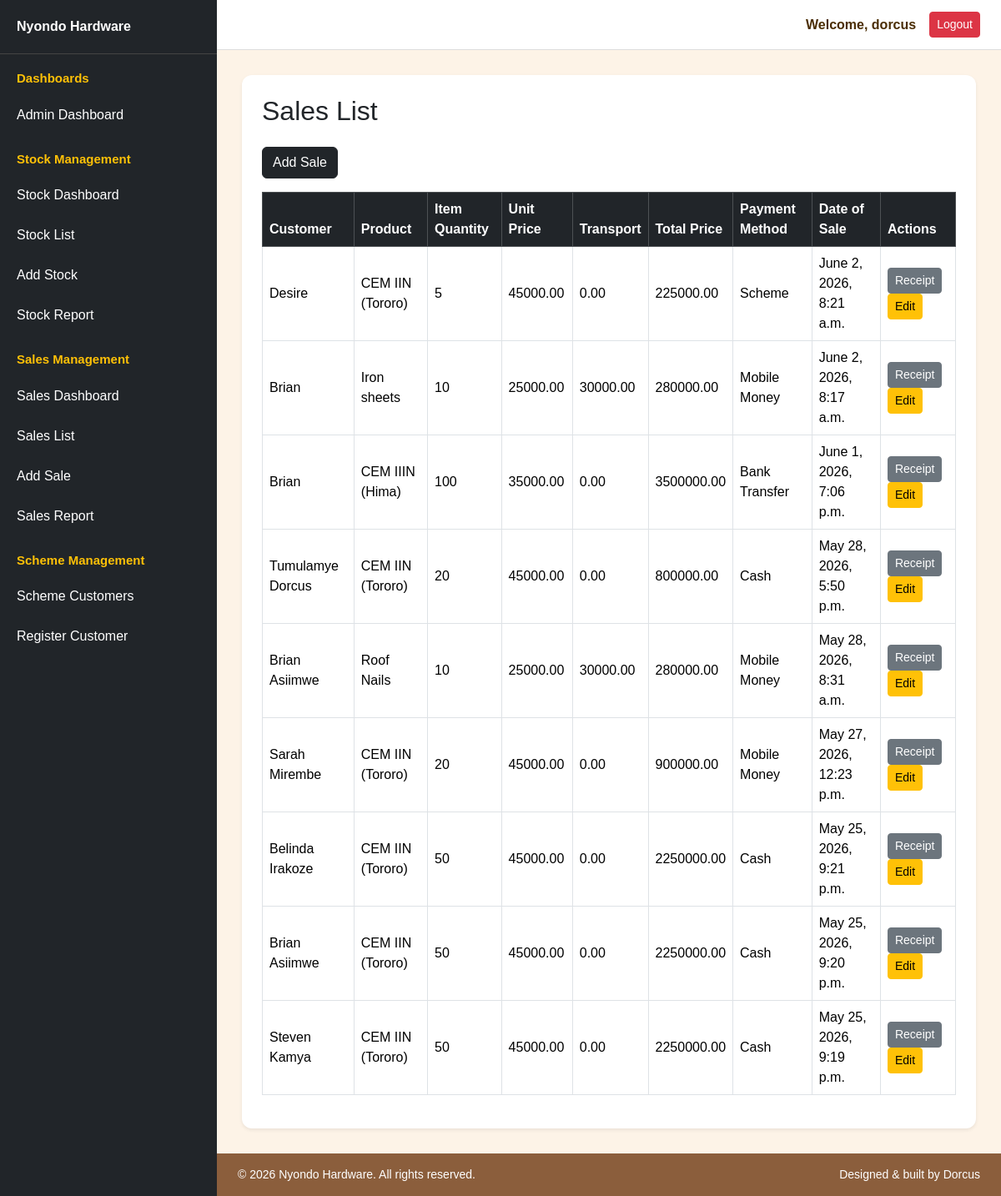
The app's page /nyondo/ (signed in) with its own data.
### nyondo/models.py (models this page shows, shortened)
class Sale(models.Model):
    customer_name = models.CharField(max_length=100)
    product = models.ForeignKey(Stock, on_delete=models.CASCADE, default=None)
    quantity = models.PositiveIntegerField()
    sub_total = models.DecimalField(max_digits=10, decimal_places=2, default=0)
    date = models.DateTimeField(default=timezone.now)
    payment_method = models.CharField(max_length=50)
    distance_km = models.DecimalField(max_digits=10, decimal_places=2, default=0)
    transport_required = models.BooleanField(default=False)
    transport_fee = models.DecimalField(max_digits=10, decimal_places=2, default=0)
    total_price = models.DecimalField(max_digits=10, decimal_places=2, default=0)

class Stock(models.Model):
    PAYMENT_STATUS_CHOICES = [('Paid', 'Paid'), ('Not Paid', 'Not Paid')]
    PAYMENT_TYPE_CHOICES = [('Cash', 'Cash'), ('Mobile Money', 'Mobile Money'), ('Bank Transfer', 'Bank Transfer'), ('Credit', 'Credit')]
    supplier = models.CharField(max_length=100)
    category = models.CharField(max_length=100)
    product_name = models.CharField(max_length=100)
    quantity_delivered = models.PositiveIntegerField(default=0)
    unit_cost = models.DecimalField(max_digits=10, decimal_places=2)
    total_value_goods = models.DecimalField(max_digits=12, decimal_places=2, default=0)
    unit_price = models.DecimalField(max_digits=10, decimal_places=2)
    supplier_payment_status = models.CharField(max_length=20, choices=PAYMENT_STATUS_CHOICES, default='Not Paid')
    payment_type = models.CharField(max_length=50, choices=PAYMENT_TYPE_CHOICES, blank=True, null=True)
    date_added = models.DateTimeField(default=timezone.now)

### nyondo/views.py (the view)
# urls.py: path('', views.sales_list, name='sales_list'),
@login_required
@admin_or_sales_manager_required
def sales_list(request):
    sales = Sale.objects.all().order_by('-date')
    return render(request, 'sales_list.html', {'sales': sales})

### nyondo/templates/sales_list.html
{% extends 'base.html' %}{% block content %}
<div class="card shadow-sm p-4">
  <h2 class="mb-4">Sales List</h2>
  <div class="d-flex justify-content-between mb-3">
    <a href="{% url 'add_sale' %}" class="btn btn-dark">Add Sale</a>
  </div>
  <div class="table-responsive">
    <table class="table table-bordered table-hover align-middle">
      <thead class="table-dark">
        <tr>
          <th>Customer</th>
          <th>Product</th>
          <th>Item Quantity</th>
          <th>Unit Price</th>
          <th>Transport</th>
          <th>Total Price</th>
          <th>Payment Method</th>
          <th>Date of Sale</th>
          <th>Actions</th>
        </tr>
      </thead>
      <tbody>
        {% for sale in sales %}
        <tr>
          <td>{{ sale.customer_name }}</td>
          <td>{{ sale.product.product_name }}</td>
          <td>{{ sale.quantity }}</td>
          <td>{{ sale.product.unit_price }}</td>
          <td>{{ sale.transport_fee }}</td>
          <td>{{ sale.total_price }}</td>
          <td>{{ sale.payment_method }}</td>
          <td>{{ sale.date }}</td>
          <td>
            <a
              href="{% url 'sales_receipt' sale.id %}"
              class="btn btn-sm btn-secondary"
              >Receipt</a
            ><a
              href="{% url 'edit_sale' sale.id %}"
              class="btn btn-sm btn-warning"
              >Edit</a>
          </td>
        </tr>
        {% empty %}
        <tr>
          <td colspan="11" class="text-center">No sales recorded yet.</td>
        </tr>
        {% endfor %}
      </tbody>
    </table>
  </div>
</div>
{% endblock %}

### templates/base.html (shortened to what this page needs)
{% load static %}
<!DOCTYPE html>
<html lang="en">
<head>
    <link href="https://cdn.jsdelivr.net/npm/bootstrap@5.3.3/dist/css/bootstrap.min.css" rel="stylesheet">
</head>
<body>
<div class="layout">
    {% include 'nav.html' %}
    <div class="content-area">
        <div class="topbar">
            {% if user.is_authenticated %}
                <span class="me-3 fw-bold">
                    Welcome, {{ user.username }}
                </span>
                <form method="POST" action="{% url 'logout' %}">
                    <button type="submit" class="btn btn-danger btn-sm">
                        Logout
                    </button>
                </form>
            {% endif %}
        </div>
        <main class="main-content">
            {% block content %}
            {% endblock %}
        </main>
        <footer>
            <p>&copy; 2026 Nyondo Hardware. All rights reserved.</p>
            <p>Designed & built by Dorcus</p>
        </footer>
    </div>
</div>
</body>
</html>

### templates/base.html (style rules this page uses)
body { margin: 0; background-color: #fdf3e7; color: #4b2e05; font-family: Arial, sans-serif; overflow-x: hidden; }
.layout { display: flex; min-height: 100vh; }
.content-area { flex-grow: 1; display: flex; flex-direction: column; min-width: 0; }
.topbar { height: 60px; background-color: white; border-bottom: 1px solid #ddd; display: flex; justify-content: flex-end; align-items: center; padding: 0 25px; }
.main-content { padding: 30px; flex-grow: 1; }
.card { border: none; border-radius: 12px; box-shadow: 0 4px 12px rgba(0,0,0,0.08); }
footer { background: #8b5e3c; color: white; padding: 15px 25px; display: flex; justify-content: space-between; flex-wrap: wrap; }
footer p { margin: 0; color: white; font-size: 14px; }

### records on screen
Sale: customer_name "Desire", product.product_name "CEM IIN (Tororo)", quantity "5", product.unit_price "45000.00", transport_fee "0.00", total_price "225000.00", payment_method "Scheme", date "June 2, 2026, 8:21 a.m."
Sale: customer_name "Brian", product.product_name "Iron sheets", quantity "10", product.unit_price "25000.00", transport_fee "30000.00", total_price "280000.00", payment_method "Mobile Money", date "June 2, 2026, 8:17 a.m."
Sale: customer_name "Brian", product.product_name "CEM IIIN (Hima)", quantity "100", product.unit_price "35000.00", transport_fee "0.00", total_price "3500000.00", payment_method "Bank Transfer", date "June 1, 2026, 7:06 p.m."
Sale: customer_name "Tumulamye Dorcus", product.product_name "CEM IIN (Tororo)", quantity "20", product.unit_price "45000.00", transport_fee "0.00", total_price "800000.00", payment_method "Cash", date "May 28, 2026, 5:50 p.m."
Sale: customer_name "Brian Asiimwe", product.product_name "Roof Nails", quantity "10", product.unit_price "25000.00", transport_fee "30000.00", total_price "280000.00", payment_method "Mobile Money", date "May 28, 2026, 8:31 a.m."
Sale: customer_name "Sarah Mirembe", product.product_name "CEM IIN (Tororo)", quantity "20", product.unit_price "45000.00", transport_fee "0.00", total_price "900000.00", payment_method "Mobile Money", date "May 27, 2026, 12:23 p.m."
Sale: customer_name "Belinda Irakoze", product.product_name "CEM IIN (Tororo)", quantity "50", product.unit_price "45000.00", transport_fee "0.00", total_price "2250000.00", payment_method "Cash", date "May 25, 2026, 9:21 p.m."
Sale: customer_name "Brian Asiimwe", product.product_name "CEM IIN (Tororo)", quantity "50", product.unit_price "45000.00", transport_fee "0.00", total_price "2250000.00", payment_method "Cash", date "May 25, 2026, 9:20 p.m."
Sale: customer_name "Steven Kamya", product.product_name "CEM IIN (Tororo)", quantity "50", product.unit_price "45000.00", transport_fee "0.00", total_price "2250000.00", payment_method "Cash", date "May 25, 2026, 9:19 p.m."

### other values on screen
{{ user.username }} "dorcus"
